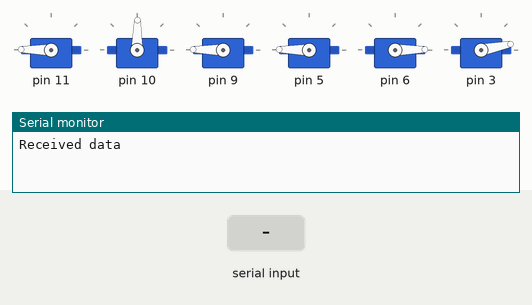
Simulated run of this sketch. Board: Arduino Uno, built with avr-gcc and run on an emulated ATmega328P. Parts: 6 × servo, the last lines printed to the serial monitor. Inputs (shaded band) come from the test bench.

Above: at 19.4 s.
20.5 s: "1" received over Serial
At 21.8 s:
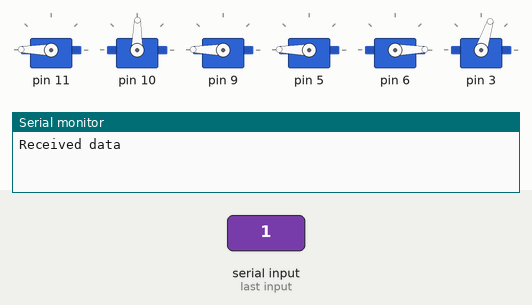
42.5 s: byte 1 (1) received over Serial
At 44.2 s:
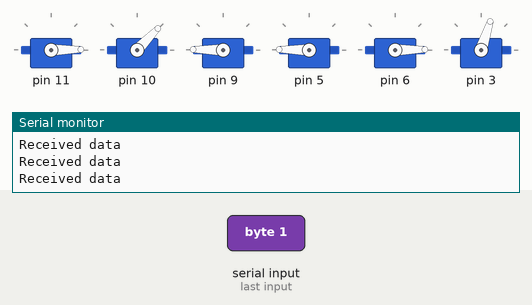
Timing chart, 0 to 62.5 s (numbered marks = the images above; inputs shaded):
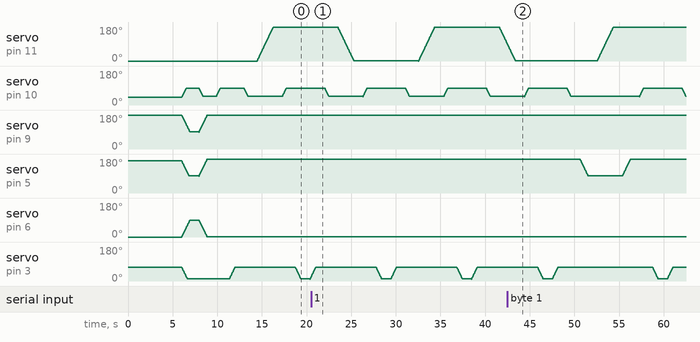

The sketch:

arduino.ino
```cpp
#include "include/JointList.hpp"
#include "include/BraccioArm.hpp"
#include "include/util.hpp"
#include "Braccio.h"

class JointList;

/**
 * All Braccio servos.
 * Must be named this because they are defined as extern in Braccio.h
 */
Servo base;
Servo shoulder;
Servo elbow;
Servo wrist_rot;
Servo wrist_ver;
Servo gripper;

// Braccio Arm
BraccioArm arm(Braccio);

// Delay between steps in routine in ms
const int ROUTINE_STEP_DELAY = 1000;

/**
 * Check if an obstacle is detected
 *
 * @return True if obstacle is detected, otherwise false
 */
bool isObstacleDetected() {
  byte data = 0;

  // Seek to final byte and read
  while (Serial.available() > 0) {
    data = Serial.read();
  }

  // Debug
  Serial.write("Received data\n");

  return data == 1;
}

void setup() {
  // Initialize shield
  arm.begin();

  // Initialize serial
  Serial.begin(9600);

  // Move to start position
  arm.move({0, 90, 90, 90, 90, 10});
  delay(ROUTINE_STEP_DELAY);

  // Get ready to pick up
  arm.move({0, 45, 180, 180, 0, 10});
  delay(ROUTINE_STEP_DELAY);

  // Reach down
  arm.move_shoulder(90);
  delay(ROUTINE_STEP_DELAY);
}

void movePrimaryPath() {
  // Turn around
  arm.move_base(180);
  delay(ROUTINE_STEP_DELAY);
}

void movePrimaryPathReturn() {
  // Turn around
  arm.move_base(0);
  delay(ROUTINE_STEP_DELAY);
}

void moveSecondaryPath() {
  // Raise arm higher
  arm.move_wrist_ver(90);
  delay(ROUTINE_STEP_DELAY);

  // Turn around
  arm.move_base(180);
  delay(ROUTINE_STEP_DELAY);

  // Lower arm
  arm.move_wrist_ver(180);
  delay(ROUTINE_STEP_DELAY);
}

void moveSecondaryPathReturn() {
  // Raise arm higher
  arm.move_wrist_ver(90);
  delay(ROUTINE_STEP_DELAY);

  // Turn around
  arm.move_base(0);
  delay(ROUTINE_STEP_DELAY);

  // Lower arm
  arm.move_wrist_ver(180);
  delay(ROUTINE_STEP_DELAY);
}

void loop() {
  // Grab object
  arm.close_gripper();
  delay(ROUTINE_STEP_DELAY);

  // Move up
  arm.move_shoulder(45);
  delay(ROUTINE_STEP_DELAY);

  // Use collision-avoiding path
  if (!isObstacleDetected())
    movePrimaryPath();
  else
    moveSecondaryPath();

  // Reach down
  arm.move_shoulder(90);
  delay(ROUTINE_STEP_DELAY);

  // Let go of object
  arm.open_gripper();
  delay(ROUTINE_STEP_DELAY);

  // Grab object again
  arm.close_gripper();
  delay(ROUTINE_STEP_DELAY);

  // Move up
  arm.move_shoulder(45);
  delay(ROUTINE_STEP_DELAY);

  // Use collision-avoiding path
  if (!isObstacleDetected())
    movePrimaryPathReturn();
  else
    moveSecondaryPathReturn();

  // Reach down
  arm.move_shoulder(90);
  delay(ROUTINE_STEP_DELAY);

  // Let go of object
  arm.open_gripper();
  delay(ROUTINE_STEP_DELAY);
}
```

BraccioArm.hpp
```cpp
#ifndef _BRACCIO_ARM_HPP_
#define _BRACCIO_ARM_HPP_

#include "JointList.hpp"
#include "Braccio.h"

/**
 * The BraccioArm class simplifies controlling the Braccio arm
 */
class BraccioArm {
public:
  /**
   * Construct a BraccioArm
   *
   * @param braccio  Reference to _Braccio object
   */
  BraccioArm(_Braccio &braccio);

  /**
   * Initialize Braccio arm
   */
  void begin();

  /**
   * Set delay between steps to control joint angles. Joint angles are changed
   * 1 degree at a time, this delay is how long the program sleeps before
   * stepping the joint angle again. As a result, the step delay controls the
   * speed of the robot.
   *
   * @param step_delay  The delay between 10 and 30ms
   *
   * @return True if a valid step delay was specified, otherwise false
   */
  bool set_step_delay(int step_delay);

  /**
   * Move to a point within the arm's reachable workspace.
   *
   * @param joints  A JointList object specifying the joint angles. A value of
   *                -1 for the joint angle maintains the current joint angle
   *
   * @return True, if valid joint angles were specified, otherwise false
   */
  bool move(JointList joints);

  /**
   * Move the base joint of the robot
   *
   * @param angle  The base angle
   *
   * @param True if valid joint angle was specified, otherwise false
   */
  bool move_base(const int angle);

  /**
   * Move the shoulder joint of the robot
   *
   * @param angle  The base angle
   *
   * @param True if valid joint angle was specified, otherwise false
   */
  bool move_shoulder(const int angle);

  /**
   * Move the elbow joint of the robot
   *
   * @param angle  The base angle
   *
   * @param True if valid joint angle was specified, otherwise false
   */
  bool move_elbow(const int angle);

  /**
   * Move the wrist vertical joint of the robot
   *
   * @param angle  The base angle
   *
   * @param True if valid joint angle was specified, otherwise false
   */
  bool move_wrist_ver(const int angle);

  /**
   * Move the wrist rotation joint of the robot
   *
   * @param angle  The base angle
   *
   * @param True if valid joint angle was specified, otherwise false
   */
  bool move_wrist_rot(const int angle);

  /**
   * Close the gripper of the robot
   */
  void close_gripper();

  /**
   * Open the gripper of the robot
   */
  void open_gripper();

private:
  // Reference to _Braccio passed in
  const _Braccio braccio;

  // Current step_delay
  int step_delay = 10;

  // Current joint configuration
  JointList current_joints;
};

#endif // _BRACCIO_ARM_HPP_
```

JointList.hpp
```cpp
#ifndef _JOINT_LIST_HPP_
#define _JOINT_LIST_HPP_

#include "../src/joint_limits.cpp"

/**
 * The JointList class is used as a container for specifying the joint
 * configuration of the Braccio robot.
 * It simplifies passing joint angles.
 */
class JointList {
public:
  /**
   * Construct a JointList object
   *
   * @param base  Base joint angle
   * @param shoulder  Shoulder joint angle
   * @param elbow  Elbow joint angle
   * @param wrist_ver  Wrist vertical joint angle
   * @param wrist_rot  Wrist rotation joint angle
   * @param gripper  Gripper joint angle
   */
  JointList(int base, int shoulder, int elbow, int wrist_ver, int wrist_rot,
            int gripper);

  /**
   * Copy constructor
   *
   * @param old  The old JointList object
   *
   * @return New JointList object
   */
  JointList(const JointList &old);
  /**
   * Subscript operator override to access joints
   *
   * @param index  The index
   *
   * @return A reference to the corresponding joint variable
   */
  int &operator[](int index);

  // Joint angles
  int base;
  int shoulder;
  int elbow;
  int wrist_ver;
  int wrist_rot;
  int gripper;
};

#endif _JOINT_LIST_HPP_
```

util.hpp
```cpp
#ifndef _UTIL_HPP_
#define _UTIL_HPP_

#include "../src/joint_limits.cpp"
#include "JointList.hpp"

/**
 * Check if angle given is within range of the joint
 *
 * @param joint_angle  The value of the angle
 * @param limits  Reference to JointLimits struct defining limits
 *
 * @return True if joint is within range, otherwise false
 */
bool is_joint_in_range(int joint_angle, const JointLimits &limits);

/**
 * Check if JointList object has all joint angles specified within limits
 *
 * @param joint_list  The JointList object to check
 *
 * @return True if all joints are within limits, otherwise false
 */
bool validate_joints(const JointList& joint_list);

/**
 * Coerce joint angles to be within limits
 *
 * @param joint_list  JointList object
 */
void constrain_joints(JointList& joint_list);

#endif // _UTIL_HPP_
```

BraccioArm.cpp
```cpp
#include "Braccio.h"
#include "../include/util.hpp"
#include "../include/BraccioArm.hpp"

BraccioArm::BraccioArm(_Braccio &braccio)
    : braccio(braccio), current_joints({0, 15, 0, 0, 0, 10}) {}

void BraccioArm::begin() { braccio.begin(); }

bool BraccioArm::set_step_delay(int step_delay) {
  if (step_delay < 10 || step_delay > 30)
    return false;
  else
    this->step_delay = step_delay;
}

bool BraccioArm::move(JointList joints) {
  // If -1 is specified, don't change joint
  for (int i = 0; i < 6; i++) {
    if (joints[i] == -1)
      joints[i] = current_joints[i];
  }

  // Check all joints
  if (!validate_joints(joints))
    return false;

  // Update current joint positions
  current_joints = joints;

  // Move arm to reachable point
  braccio.ServoMovement(this->step_delay, joints[0], joints[1], joints[2],
                        joints[3], joints[4], joints[5]);
  return true;
}

bool BraccioArm::move_base(const int angle) {
  JointList new_joints = current_joints;
  new_joints.base = angle;

  return move(new_joints);
}

bool BraccioArm::move_shoulder(const int angle) {
  JointList new_joints = current_joints;
  new_joints.shoulder = angle;

  return move(new_joints);
}

bool BraccioArm::move_elbow(const int angle) {
  JointList new_joints = current_joints;
  new_joints.elbow = angle;

  return move(new_joints);
}

bool BraccioArm::move_wrist_ver(const int angle) {
  JointList new_joints = current_joints;
  new_joints.wrist_ver = angle;

  return move(new_joints);
}

bool BraccioArm::move_wrist_rot(const int angle) {
  JointList new_joints = current_joints;
  new_joints.wrist_rot = angle;

  return move(new_joints);
}

void BraccioArm::close_gripper() {
  current_joints.gripper = GRIPPER_LIMITS.higherLimit;
  move(current_joints);
}

void BraccioArm::open_gripper() {
  current_joints.gripper = GRIPPER_LIMITS.lowerLimit;
  move(current_joints);
}
```

JointList.cpp
```cpp
#include "../include/JointList.hpp"

JointList::JointList(int base, int shoulder, int elbow, int wrist_ver,
                     int wrist_rot, int gripper)
    : base(base), shoulder(shoulder), elbow(elbow), wrist_ver(wrist_ver),
      wrist_rot(wrist_rot), gripper(gripper) {}

JointList::JointList(const JointList &old) {
  this->base = old.base;
  this->shoulder = old.shoulder;
  this->elbow = old.elbow;
  this->wrist_ver = old.wrist_ver;
  this->wrist_rot = old.wrist_rot;
  this->gripper = old.gripper;
}

int &JointList::operator[](int index) {
  switch (index) {
  case 0:
    return base;
  case 1:
    return shoulder;
  case 2:
    return elbow;
  case 3:
    return wrist_ver;
  case 4:
    return wrist_rot;
  case 5:
    return gripper;
  }
}
```

joint_limits.cpp
```cpp
#ifndef _JOINT_LIMITS_CPP_
#define _JOINT_LIMITS_CPP_

/**
 * Struct to hold joint limits
 */
typedef struct {
  int lowerLimit;
  int higherLimit;
} JointLimits;

/**
 * Limits for each joint
 */
const JointLimits BASE_LIMITS = {.lowerLimit = 0, .higherLimit = 180};
const JointLimits SHOULDER_LIMITS = {.lowerLimit = 15, .higherLimit = 165};
const JointLimits ELBOW_LIMITS = {.lowerLimit = 0, .higherLimit = 180};
const JointLimits WRIST_VER_LIMITS = {.lowerLimit = 0, .higherLimit = 180};
const JointLimits WRIST_ROT_LIMITS = {.lowerLimit = 0, .higherLimit = 180};
const JointLimits GRIPPER_LIMITS = {.lowerLimit = 10, .higherLimit = 73};

/**
 * Array of joint limits
 */
const JointLimits JOINT_LIMITS[] = {BASE_LIMITS,      SHOULDER_LIMITS,
                                    ELBOW_LIMITS,     WRIST_VER_LIMITS,
                                    WRIST_ROT_LIMITS, GRIPPER_LIMITS};

#endif // _JOINT_LIMITS_CPP_
```

util.cpp
```cpp
#include "../include/util.hpp"

bool is_joint_in_range(int joint_angle, const JointLimits &limits) {
  if (joint_angle >= limits.lowerLimit && joint_angle <= limits.higherLimit)
    return true;

  return false;
}

bool validate_joints(const JointList& joint_list) {
  for (int i = 0; i < 6; i++) {
    if (!is_joint_in_range(joint_list[i], JOINT_LIMITS[i])) {
      return false;
    }
  }

  return true;
}

void constrain_joints(JointList& joint_list) {
  for (int i = 0; i < 6; i++) {
    if (joint_list[i] < JOINT_LIMITS[i].lowerLimit)
      joint_list[i] = JOINT_LIMITS[i].lowerLimit;
    else if (joint_list[i] > JOINT_LIMITS[i].higherLimit)
      joint_list[i] = JOINT_LIMITS[i].higherLimit;
  }
}
```
